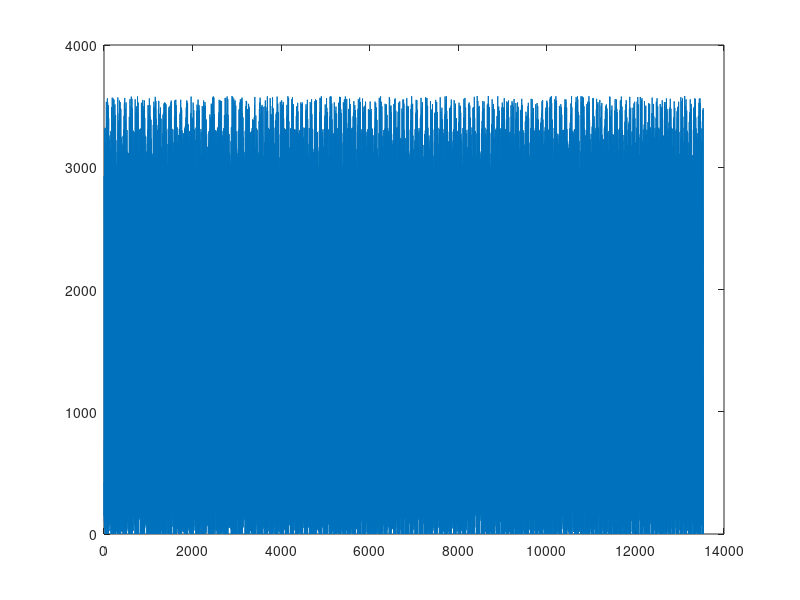
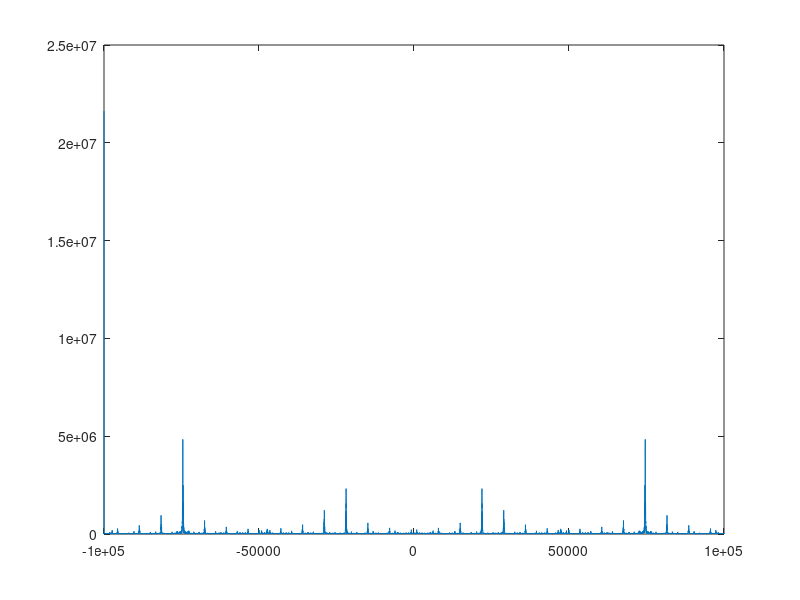
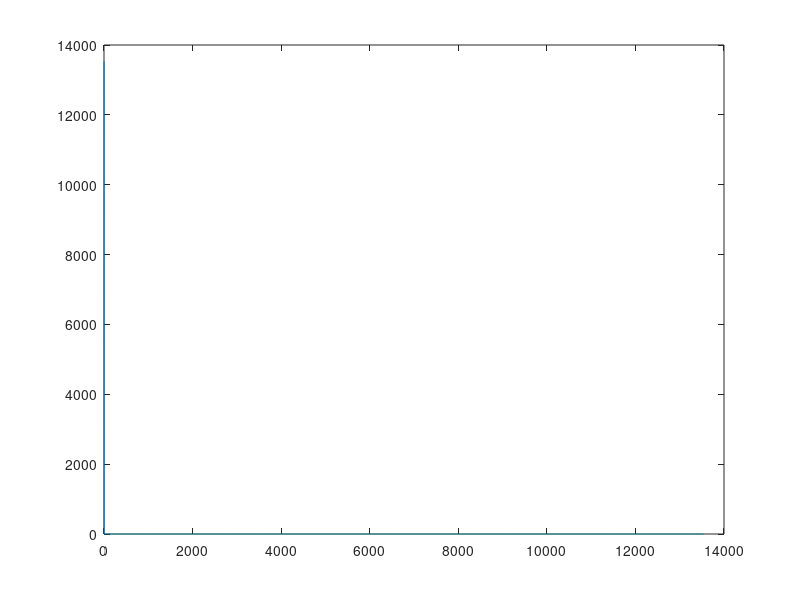

Here is the MATLAB script that generated these plots, in order:

y = load('Log.txt');


x= []



for v =0.0:+1.0:length(y)
  
   x = [x, v]; 
end
x = x'
x(1,:) = []

%y(1:8000,:) = []

f = 200e3/2*linspace(-1, 1, length(y));

figure(1)
plot(x,y)

figure(2)
plot(f,abs(fft(y)))


%y = exp(-1j*2*pi*f.*X);
figure(3)
z = exp(-1j*2*pi*60e3.*y)
plot(abs(fft(z)));
